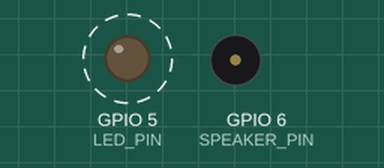
The program below on a simulated ESP8266 (NodeMCU). Parts: output pins drawn as LEDs (lit = HIGH), buzzer (waves = sounding). Dashed ring = blinking. What the program prints to the serial monitor is not drawn.

Above: at 0.5 s.
Timing chart, 0 to 4.6 s (numbered marks = the images above):
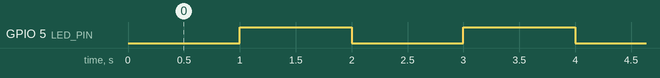

Measured:
- by itself, GPIO 5 (LED_PIN): alternates HIGH for 1.0 s and LOW for 1.0 s
- by itself, everything shown: repeats every 30.0 s, in 30 steps

The program:

main.cpp
```cpp
#include <Arduino.h>
#include <ESP8266WiFi.h>
#include <ESPAsyncWebServer.h>
#include <DNSServer.h>
#include "main.h"
#include "led.h"
#include "webserver.h"

unsigned long led_last_time = 0;
unsigned long speaker_last_time = 0;
double speaker_freq = 78;
unsigned long speaker_duration = 300;
unsigned long speaker_period = 900;
DNSServer dnsServer;
AsyncWebServer server(80);

void setup() {
  Serial.begin(SERIAL_BAUDRATE);
  pinMode(LED_PIN, OUTPUT);
  pinMode(SPEAKER_PIN, OUTPUT);
  print_init_info();
  Serial.print("\nStarting WiFi in Acess Point mode...");
  WiFi.softAP(wifi_ssid, wifi_password, wifi_channel, 0, 1);
  Serial.print("\nIP Address: ");
  Serial.print(WiFi.softAPIP());
  Serial.print("\nStarting DNS Server...");
  dnsServer.start(53, "*", WiFi.softAPIP());
  Serial.print("\nStarting Web Server...");
  server.addHandler(new CaptiveRequestHandler()).setFilter(ON_AP_FILTER);
  server.begin();
}

void loop() {
  dnsServer.processNextRequest();

  /* Speaker looping */
  if (millis() - speaker_last_time > speaker_period) {
    speaker_last_time = millis();
    tone(SPEAKER_PIN, speaker_freq, speaker_duration);
    noTone(SPEAKER_PIN);
  }

  /* Led looping */
  if (millis() - led_last_time >= LED_INTERVAL) {
    led_last_time = millis();
    led_blink();
  }
}
```

led.h
```cpp
#pragma once
#include <Arduino.h>
#include "main.h"

void led_blink() {
    if (digitalRead(LED_PIN) == HIGH) {
        digitalWrite(LED_PIN, LOW);
    } else {
        digitalWrite(LED_PIN, HIGH);
    }
}
```

main.h
```cpp
#pragma once
#include <Arduino.h>

#define MAJOR_VERSION 0
#define MINOR_VERSION 1
#define PATCH_VERSION 0
#define SERIAL_BAUDRATE 115200
#define LED_INTERVAL 1000
#define LED_PIN 5
#define SPEAKER_PIN 6

const char* wifi_ssid = "MarmeidDev";
const char* wifi_password = "AgroTechLab";
const int wifi_channel = 11;

void print_init_info() {
    Serial.print("\n=====================================================");
    Serial.print("\n                  Mermaid Device                     ");
    Serial.print("\n                  by AgroTechLab                     ");
    Serial.print("\n        Instituto Federal de Santa Catarina          ");
    Serial.print("\n                   Câmpus Lages                      ");
    Serial.print("\n=====================================================\n");
    Serial.print("\nVersion: ");
    Serial.print(MAJOR_VERSION);
    Serial.print(".");
    Serial.print(MINOR_VERSION);
    Serial.print(".");
    Serial.print(PATCH_VERSION);
}
```

webserver.h
```cpp
#pragma once
#include <ESPAsyncWebServer.h>

class CaptiveRequestHandler : public AsyncWebHandler {
public:
  CaptiveRequestHandler() {}
  virtual ~CaptiveRequestHandler() {}

  bool canHandle(AsyncWebServerRequest *request){
    //request->addInterestingHeader("ANY");
    return true;
  }

  void handleRequest(AsyncWebServerRequest *request) {
    AsyncResponseStream *response = request->beginResponseStream("text/html");
    response->print("<!DOCTYPE html><html><head><title>Captive Portal</title></head><body>");
    response->print("<p>This is out captive portal front page.</p>");
    response->printf("<p>You were trying to reach: http://%s%s</p>", request->host().c_str(), request->url().c_str());
    response->printf("<p>Try opening <a href='http://%s'>this link</a> instead</p>", WiFi.softAPIP().toString().c_str());
    response->print("</body></html>");
    request->send(response);
  }
};
```
